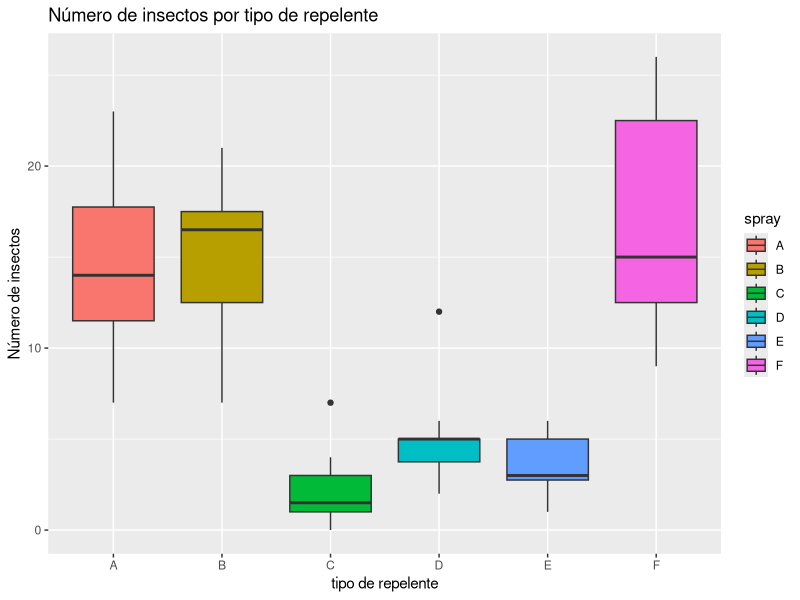
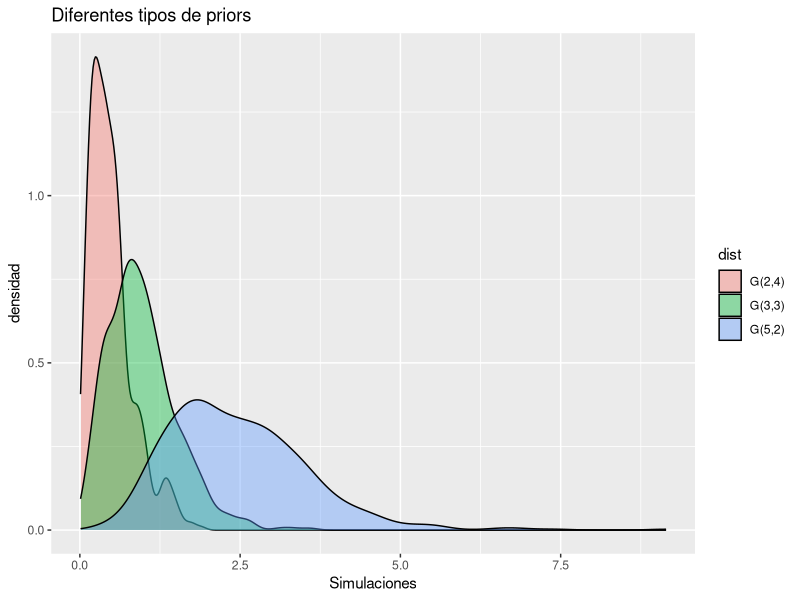
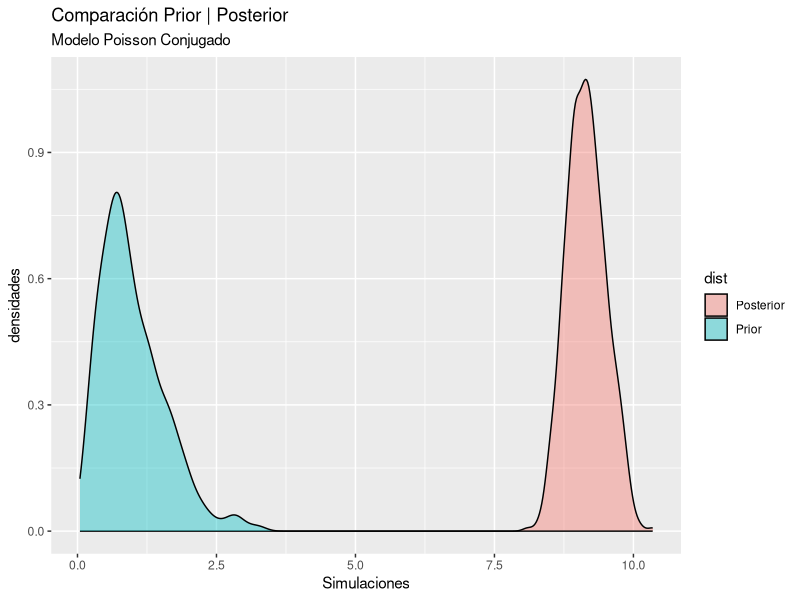
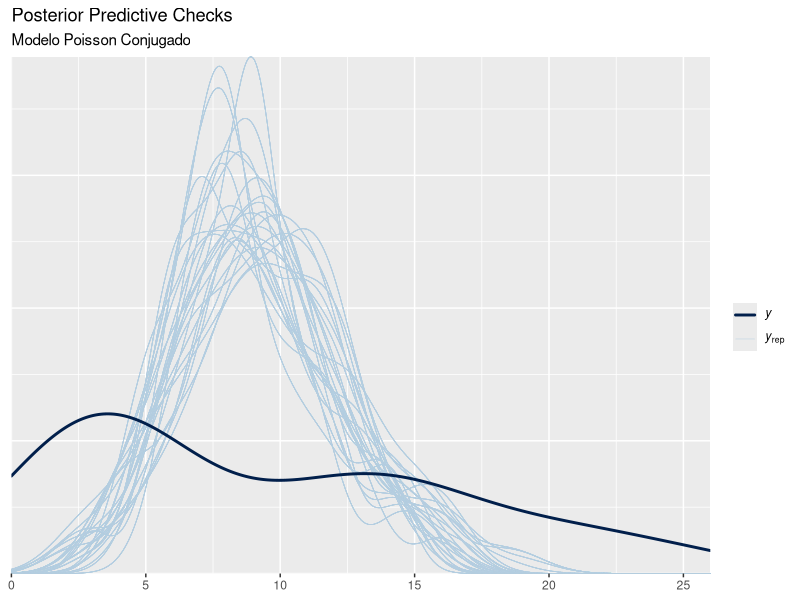
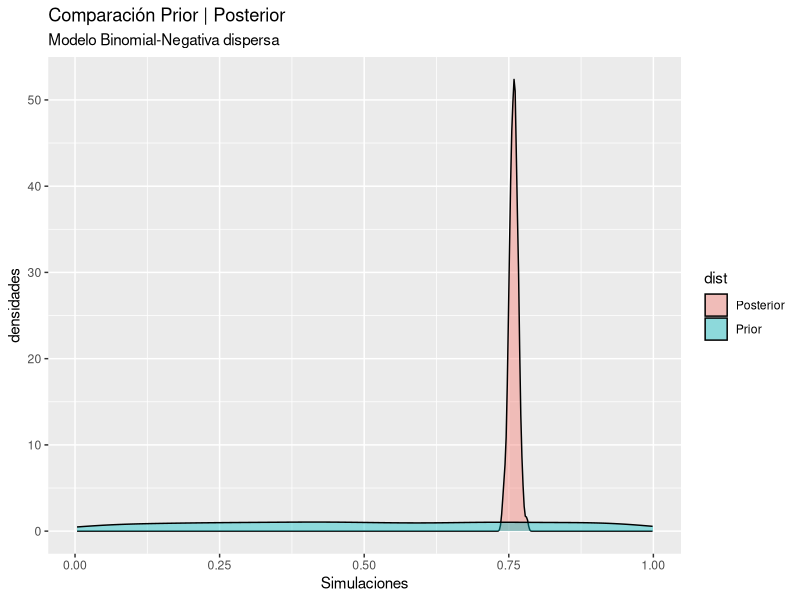
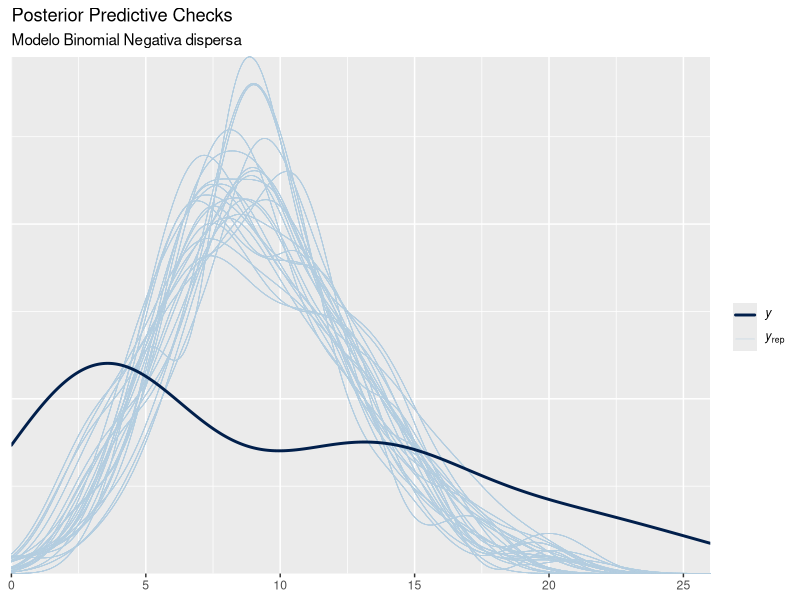
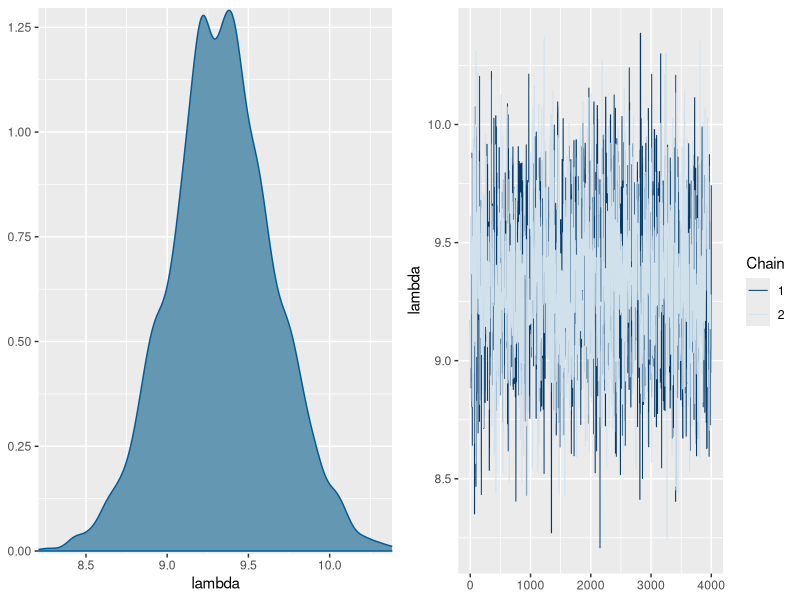
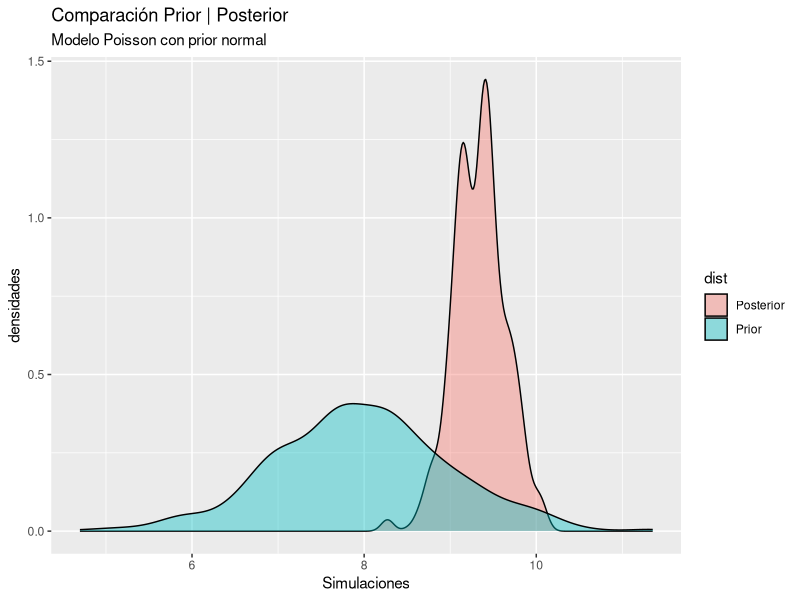

These figures' R source, in order:
## ---- chunk 1
#| message: false
library(GGally)
library(ggplot2)
library(flextable)
library(bayesplot)
library(posterior)

data("InsectSprays")
## ---- chunk 2
#| label: fig-box
#| fig-cap: "Gráfico de cajas. Cada caja representa una distribución por cuantiles del número de insectos encontrados en cada uno de los tipos de repelentes. Los repelentes de tipo A,B y F, presentan más insectos que las cajas C, D y E. Además, las dispersiones de los primeros tres tipos son mayores a las dispersiones presentadas en las cajas C, D y E."

ggplot(aes(y = count, x = spray,fill = spray),data = InsectSprays)+
  geom_boxplot()+
  labs(title = "Número de insectos por tipo de repelente",
       x = "tipo de repelente",y = "Número de insectos")
## ---- chunk 3
#| label: fig-priors1
#| fig-cap: "Gráfico de densidades. Se comparan tres distribuciones Gamma como posibles candidatos para priors de lambda, las tres priors tienen medias similares alrededor de 9, pero la prior G(2,4) es la que provee mayor dispersión, siendo más sujetiva."

x = c(rgamma(600,2,4),rgamma(600,3,3),rgamma( 600,5,2))
y = c(rep("G(2,4)",600),rep("G(3,3)",600),rep("G(5,2)",600))

df = data.frame(sim = x, dist = y)

ggplot(aes(x = sim,fill = dist),data = df)+
  geom_density(alpha = 0.4)+
  labs(title = "Diferentes tipos de priors",
       x = "Simulaciones",y = "densidad")
## ---- chunk 4
#| label: fig-reslt1
#| fig-cap: "Gráfico de densidades. Comparamos la distribuciones a Priori | Posteriori para el modelo Poisson  conjugado, pese que la prior esta focalizada cerca de cero, la posterior se corre a la media de los datos, con muy poca dispersión, siendo muy especifica."
x = c(rgamma(600,3,3),rgamma(600,687,75))
y = c(rep("Prior",600),rep("Posterior",600))

df = data.frame(sim = x, dist = y)

ggplot(aes(x = sim,fill = dist),data = df)+
  geom_density(alpha = 0.4)+
  labs(title = "Comparación Prior | Posterior",
       subtitle = "Modelo Poisson Conjugado",
       x = "Simulaciones",y = "densidades")
## ---- chunk 5
IC = quantile(rgamma(600,687,75),probs = c(0.05,0.95))
IC
## ---- chunk 6
#| label: fig-ppc1
#| fig-cap: "Gráfico de densidades. Comparamos la distribuciones a predictiva y muestra para el modelo Poisson  conjugado."

bayesplot_theme_set(theme_grey())
# Predictive
yrep = rep(rpois(600,rgamma(600,687,75)),72)
yrep = matrix(yrep,ncol = 72,byrow = TRUE)

y = InsectSprays$count

ppc_dens_overlay(y, yrep[1:200,])+
  labs(title = "Posterior Predictive Checks",
       subtitle = "Modelo Poisson Conjugado")
## ---- chunk 7
IC = quantile(rbeta(600,2160,685),probs = c(0.05,0.95))
IC
## ---- chunk 8
#| code-fold: true

# Código preliminar al gráfico
bayesplot_theme_set(theme_grey())

# Compare distributions
x = c(rbeta(600,1,1),rbeta(600,2160,685))
y = c(rep("Prior",600),rep("Posterior",600))

df = data.frame(sim = x, dist = y)

# posterior predictive checks
yrep = rep(rnbinom(600,size = 30,rbeta(600,2160,685)),72)
yrep = matrix(yrep,ncol = 72,byrow = TRUE)

y = InsectSprays$count
## ---- chunk 9
#| label: fig-reslt2
#| fig-cap: Comparación de la posterior vs prior y análisis del ajuste del modelo mediante la densidad predictiva, modelo Binomial negativa.
#| fig-subcap: 
#|   - Comparamos la densidades a Priori | Posteriori y obtenemos una posterior muy especifica pese lo dispersa que es la prior."
#|   - La densidad predictiva del modelo muestra el mal ajuste a los datos, el modelo no captura la dispersion y asimetría de la muestra."
#| layout-ncol: 2

ggplot(aes(x = sim,fill = dist),data = df)+
  geom_density(alpha = 0.4)+
  labs(title = "Comparación Prior | Posterior",
       subtitle = "Modelo Binomial-Negativa dispersa",
       x = "Simulaciones",y = "densidades")

ppc_dens_overlay(y, yrep[1:200,])+
  labs(title = "Posterior Predictive Checks",
       subtitle = "Modelo Binomial Negativa dispersa")
## ---- chunk 10
#| code-fold: true
post = function(y,lambda,mu,sigma){
  prior = dnorm(lambda,mean = mu,sd = sigma)
  like = prod(dpois(x = y,lambda = lambda))
  post = like*prior
  
  return(post)
}

metropolis = function(y, mu, sigma = 1,iter = 5000,inits = rnorm(1, 5,1)){
  lbd = rep(0,iter) 
  lbd[1] = inits
  for (i in 2:iter) {
    temp = rnorm(1,mean = lbd[i-1])
    
    p1 = post(y,lambda = temp,mu = mu,sigma = sigma)
    p2 = post(y,lambda = lbd[i-1],mu = mu,sigma = sigma)
    pa = p1/p2
    
    lbd[i] = lbd[i-1]
    
    if(pa > runif(1))
      lbd[i] = temp
      
  }
  return(lbd)
}
## ---- chunk 11
#| label: fig-chain
#| fig-cap: "Gráfico de las posterior. Presentamos los traceplot y densidades de la posterior simulada, usando 2 cadenas de 5000 iteraciones y Warm-up: 1000 iteraciones."

lambda1 = metropolis(y = InsectSprays$count,mu = 8)
lambda2 = metropolis(y = InsectSprays$count,mu = 8)

df1 = data.frame(chain = sort(rep(1:2,4000)),
                lambda = c(lambda1[1001:5000],lambda2[1001:5000]))
pdf = posterior::as_draws(df1)

mcmc_combo(x = df1,pars = "lambda")
## ---- chunk 12
#| label: tbl-post2
#| tbl-cap: "Criterios de información de los modelos. Mediante Validación cruzada. La tabla presenta los criterios AIC, RMSE, MAE y MAPE bajo un 10-fold cv."
x = summarise_draws(pdf)
ft = flextable(x[2,])
autofit(ft)
## ---- chunk 13
#| code-fold: true
# Preliminar
bayesplot_theme_set(theme_grey())

x = c(rnorm(600,8,1),pdf$lambda[1001:1600])
y = c(rep("Prior",600),rep("Posterior",600))

df = data.frame(sim = x, dist = y)

# Predictive
yrep = rep(rpois(600,pdf$lambda[1001:1600]),72)
yrep = matrix(yrep,ncol = 72,byrow = TRUE)

y = InsectSprays$count
## ---- chunk 14
#| label: fig-reslt3
#| fig-cap: Comparación de la posterior vs prior y análisis del ajuste del modelo mediante la densidad predictiva, modelo de Poisson con prior no conjugada.
#| fig-subcap: 
#|   - Comparamos la densidades a Priori | Posteriori y obtenemos una posterior muy especifica pese lo dispersa que es la prior."
#|   - La densidad predictiva del modelo muestra el mal ajuste a los datos, el modelo no captura la dispersion y asimetría de la muestra."
#| layout-ncol: 2

ggplot(aes(x = sim,fill = dist),data = df)+
  geom_density(alpha = 0.4)+
  labs(title = "Comparación Prior | Posterior",
       subtitle = "Modelo Poisson con prior normal",
       x = "Simulaciones",y = "densidades")

ppc_dens_overlay(y, yrep[1:200,])+
  labs(title = "Posterior Predictive Checks",
       subtitle = "Modelo Poisson con Prior débil")
## ---- chunk 15
#| code-fold: true
Marginal1 = function(y,iter = 10000){
  mar = 1:iter
  
  for (i in 1:iter) {
    mar[i] = sum(dpois(x = y,lambda = rgamma(n = 1,shape = 3,3),log = TRUE))
  }
  return(mean( exp(mar) ))
}
Marginal2 = function(y,iter = 10000){
  mar = 1:iter
  
  for (i in 1:iter) {
    mar[i] = sum(dnbinom(x = y,prob = rbeta(1,1,1),size = 30,log = TRUE))
  }
  return(mean( exp(mar) ))
}
Marginal3 = function(y,iter = 10000){
  mar = 1:iter
  
  for (i in 1:iter) {
    mar[i] = sum(dpois(x = y,lambda = rnorm(n = 1,mean = 8,sd = 1),log = TRUE))
  }
  return(mean( exp(mar) ))
}
## ---- chunk 16
m1 = Marginal1(y = InsectSprays$count,iter = 50000)
m2 = Marginal2(y = InsectSprays$count,iter = 50000)
m3 = Marginal1(y = InsectSprays$count,iter = 50000)
## ---- chunk 17
FB = log(c(m1/m2,m1/m3,m2/m3))
names(FB) =c("log FB12","log FB13","log FB23") 
FB
## ---- chunk 18
#| code-fold: true
loglik1 = function(y,iter = 10000){
  loglik  = matrix(nrow = iter, ncol = length(y))
  
  for (i in 1:iter)  
    loglik[i, ] = dpois(y,lambda = rgamma(1,687,75),log = TRUE)
  
  return(loglik)
}

loglik2 = function(y,iter = 10000){
  loglik  = matrix(nrow = iter, ncol = length(y))
  
  for (i in 1:iter)  
    loglik[i, ] = dnbinom(y,size = 30,prob = rbeta(1,2160,685),log = TRUE)
  
  return(loglik)
}

loglik3 = function(y,lbd){
  loglik  = matrix(nrow = length(lbd), ncol = length(y))
  
  for (i in 1:length(lbd))  
    loglik[i, ] = dpois(y,lambda = lbd[i],log = TRUE)
  
  return(loglik)
}
## ---- chunk 19
ll1 = loglik1(y = InsectSprays$count,iter = 8000)
ll2 = loglik2(y = InsectSprays$count,iter = 8000)
ll3 = loglik3(y = InsectSprays$count,lbd = df1$lambda)

logVero = data.frame(
      loglik = c(apply(-ll1,1,sum),apply(-ll2,1,sum),apply(-ll3,1,sum)),
      models = c(rep("M1",8000),rep("M2",8000),rep("M3",8000))
    )

ggplot(aes(x = loglik,fill = models),data = logVero)+
  geom_density(alpha = 0.4)+
  labs(title = "Comparación de Modelos",
       subtitle = "Log-verosimilitudes",
       x = "Simulaciones",y = "densidades")
## ---- chunk 20
library(loo)

loo1 = loo(ll1)
loo2 = loo(ll2)
loo3 = loo(ll3)

compare(loo1,loo2,loo3)
## ---- chunk 21
waic1 = waic(ll1)
waic2 = waic(ll2)
waic3 = waic(ll3)

compare(waic1,waic2,waic3)
